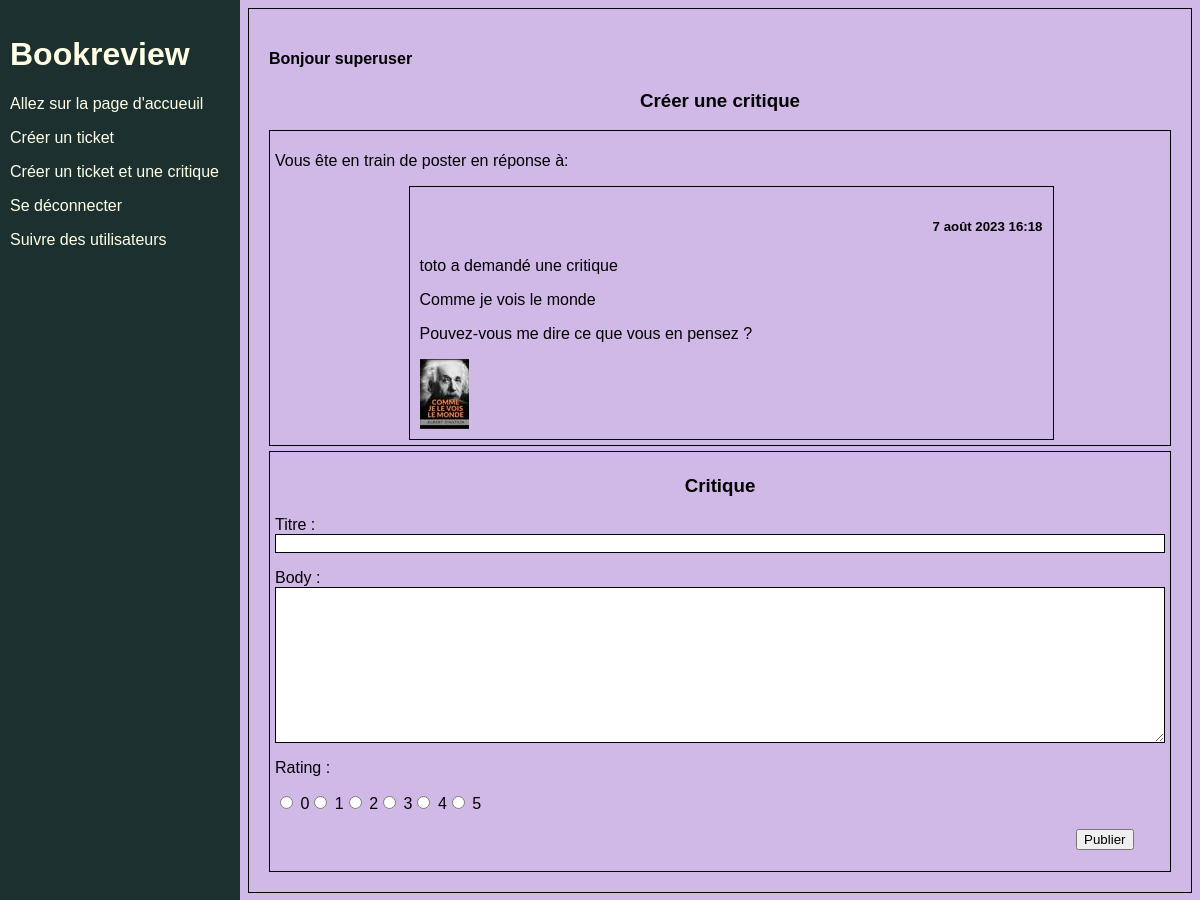
The app's page /ticket/46/review/ (signed in) with its own data.
### authentication/models.py (models this page shows)
class User(AbstractUser):
    pass

### review/models.py (models this page shows, shortened)
class Ticket(models.Model):
    IMAGE_MAX_SIZE = (70, 70)
    title = models.CharField(max_length=128, verbose_name='titre')
    description = models.TextField(max_length=2048, verbose_name='description', blank=True)
    author  = models.ForeignKey(settings.AUTH_USER_MODEL, on_delete=models.CASCADE)
    image = models.ImageField(verbose_name='image', null=True, blank=True)
    date_created = models.DateTimeField(auto_now_add=True)

### review/views.py (the view, shortened to what this page needs)
# urls.py: path("ticket/<int:ticket_id>/review/", review.views.create_review, name='review'),
@login_required
def create_review(request, ticket_id):
    ticket = get_object_or_404(models.Ticket, id=ticket_id)
    if models.Review.objects.filter(author=request.user).filter(ticket_id=ticket_id):
        return redirect('no_more_review')
    review = forms.ReviewForm()
    context={'review':review,
             'ticket':ticket
             }
    return render(request,'review/create_review.html', context=context)

### review/forms.py
class ReviewForm(forms.ModelForm):
    CHOICES = [('0', '0'), ('1', '1'), ('2', '2'), ('3', '3'), ('4', '4'), ('5', '5')]
    rating = forms.ChoiceField(choices=CHOICES, widget=forms.RadioSelect())
    edit_review = forms.BooleanField(widget=forms.HiddenInput, initial=True)
    class Meta:
        model = models.Review
        fields = ['headline', 'body', 'rating']

### review/templates/review/create_review.html (shortened to what this page needs)
{% extends "base.html" %}
{% block content %}
    {% load static %}
    <link rel="stylesheet" href="{% static 'css/create_review.css' %}">
    <p><h3 id="critique">Créer une critique</h3></p>
    <div id="ticket">
        <p>Vous ête en train de poster en réponse à:</p>
        <div id="ticket_description">
            <p><h5 id="date">{{ ticket.date_created}}</h5></p>
            <p>{{ ticket.author }} a demandé une critique</p>
            <p>{{ ticket.title }}</p>
            <p>{{ ticket.description }}</p>
            {% if ticket.image %}
                <img src="{{ ticket.image.url }}">
            {% endif %}
        </div>
    </div>
    <div id="critique_form">
        <h3 id="form_title">Critique</h3>
        <form method="post" enctype="multipart/form-data">
            {{ review.as_p }}
            <button type="submit" id="submit" >Publier</button>
        </form>
    </div>
{% endblock content %}

### templates/base.html (shortened to what this page needs)
{% load static %}
<html>
    <head>
        <link rel="stylesheet" href="{% static 'css/base.css' %}">
    </head>
    <body>
        <div class="sidebar">
            <h1>Bookreview</h1>
            {% if user.is_authenticated %}
                <p><a href="{% url 'home' %}">Allez sur la page d'accueuil</a></p>
                <p><a href="{% url 'ticket' %}">Créer un ticket</a></p>
                <p><a href="{% url 'ticket_review' %}">Créer un ticket et une critique</a></p>
                <p><a href="{% url 'logout' %}">Se déconnecter</a></p>
                <p><a href="{% url 'follow_users' %}">Suivre des utilisateurs</a></p>
            {% endif %}
        </div>
        <div class="main">
            <p><h4>Bonjour {{ user.username }} </h4></p>
            {% block content %}{% endblock content %}
        </div>
    </body>
</html>

### static/css/base.css (style rules this page uses)
html { font-family: Arial; }
.sidebar { height: 100%; width: 220px; position: fixed; z-index: 1; top: 0; left: 0; background-color: #1d3030; color: #ffffe6; overflow-x: hidden; padding-top: 15px; padding-left: 10px; padding-right: 10px; }
.sidebar a { text-decoration: none; color: #ffffe6; display: block; }
.main { margin-left: 240px; padding: 20px; }

### static/css/create_review.css (style rules this page uses)
body { background-color: rgb(208, 184, 231); }
h3#critique { text-align: center; }
div#ticket { padding: 5px; border: 1px rgb(0, 0, 0) solid; }
div#ticket_description { padding: 10px; border: 1px rgb(0, 0, 0) solid; width: 70%; margin-left: 15%; }
div.main { border: 1px rgb(0, 0, 0) solid; }
h5#date { text-align: right; }
div#critique_form { border: 1px rgb(0, 0, 0) solid; margin-top: 5px; padding: 5px; }
h3#form_title { text-align: center; }
input#id_headline { border: 1px rgb(0, 0, 0) solid; width: 100%; }
textarea#id_body { border: 1px rgb(0, 0, 0) solid; width: 100%; }
div#id_rating { display: flex; }
button#submit { display: block; margin-left: 90%; }

### records on screen
User: username "superuser"
Ticket: date_created "7 août 2023 16:18", author "toto", title "Comme je vois le monde", description "Pouvez-vous me dire ce que vous en pensez ?", image (picture)
